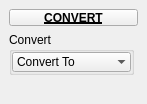
<?xml version="1.0" encoding="UTF-8"?>
<ui version="4.0">
 <class>QtUi</class>
 <widget class="QMainWindow" name="QtUi">
  <property name="enabled">
   <bool>true</bool>
  </property>
  <property name="geometry">
   <rect>
    <x>0</x>
    <y>0</y>
    <width>147</width>
    <height>104</height>
   </rect>
  </property>
  <property name="minimumSize">
   <size>
    <width>0</width>
    <height>0</height>
   </size>
  </property>
  <property name="maximumSize">
   <size>
    <width>999</width>
    <height>999</height>
   </size>
  </property>
  <property name="windowTitle">
   <string>Toolkit</string>
  </property>
  <property name="tabShape">
   <enum>QTabWidget::Triangular</enum>
  </property>
  <property name="dockNestingEnabled">
   <bool>true</bool>
  </property>
  <property name="dockOptions">
   <set>QMainWindow::AllowNestedDocks|QMainWindow::AllowTabbedDocks|QMainWindow::AnimatedDocks|QMainWindow::ForceTabbedDocks</set>
  </property>
  <widget class="QWidget" name="mainWindow">
   <layout class="QVBoxLayout" name="verticalLayout_3">
    <item>
     <widget class="PushButtonDraggable" name="draggable_header">
      <property name="minimumSize">
       <size>
        <width>19</width>
        <height>17</height>
       </size>
      </property>
      <property name="maximumSize">
       <size>
        <width>999</width>
        <height>17</height>
       </size>
      </property>
      <property name="font">
       <font>
        <weight>75</weight>
        <bold>true</bold>
        <underline>true</underline>
       </font>
      </property>
      <property name="text">
       <string>CONVERT</string>
      </property>
      <property name="checkable">
       <bool>true</bool>
      </property>
     </widget>
    </item>
    <item>
     <layout class="QVBoxLayout" name="verticalLayout">
      <property name="spacing">
       <number>0</number>
      </property>
      <item>
       <widget class="QGroupBox" name="groupBox">
        <property name="minimumSize">
         <size>
          <width>125</width>
          <height>0</height>
         </size>
        </property>
        <property name="maximumSize">
         <size>
          <width>125</width>
          <height>999</height>
         </size>
        </property>
        <property name="title">
         <string>Convert</string>
        </property>
        <layout class="QVBoxLayout" name="verticalLayout_2">
         <property name="spacing">
          <number>0</number>
         </property>
         <property name="leftMargin">
          <number>0</number>
         </property>
         <property name="topMargin">
          <number>0</number>
         </property>
         <property name="rightMargin">
          <number>0</number>
         </property>
         <property name="bottomMargin">
          <number>0</number>
         </property>
         <item>
          <widget class="ComboBox" name="cmb001">
           <property name="minimumSize">
            <size>
             <width>0</width>
             <height>20</height>
            </size>
           </property>
           <property name="maximumSize">
            <size>
             <width>999</width>
             <height>20</height>
            </size>
           </property>
           <property name="maxVisibleItems">
            <number>40</number>
           </property>
           <property name="sizeAdjustPolicy">
            <enum>QComboBox::AdjustToContentsOnFirstShow</enum>
           </property>
           <property name="frame">
            <bool>false</bool>
           </property>
           <item>
            <property name="text">
             <string>Convert To</string>
            </property>
           </item>
          </widget>
         </item>
        </layout>
       </widget>
      </item>
      <item>
       <spacer name="verticalSpacer">
        <property name="orientation">
         <enum>Qt::Vertical</enum>
        </property>
        <property name="sizeHint" stdset="0">
         <size>
          <width>20</width>
          <height>40</height>
         </size>
        </property>
       </spacer>
      </item>
     </layout>
    </item>
   </layout>
  </widget>
 </widget>
 <customwidgets>
  <customwidget>
   <class>PushButtonDraggable</class>
   <extends>QPushButton</extends>
   <header>widgets.pushbuttondraggable.h</header>
  </customwidget>
  <customwidget>
   <class>ComboBox</class>
   <extends>QComboBox</extends>
   <header>widgets.combobox.h</header>
  </customwidget>
 </customwidgets>
 <resources/>
 <connections/>
 <designerdata>
  <property name="gridDeltaX">
   <number>5</number>
  </property>
  <property name="gridDeltaY">
   <number>5</number>
  </property>
  <property name="gridSnapX">
   <bool>true</bool>
  </property>
  <property name="gridSnapY">
   <bool>true</bool>
  </property>
  <property name="gridVisible">
   <bool>true</bool>
  </property>
 </designerdata>
</ui>
